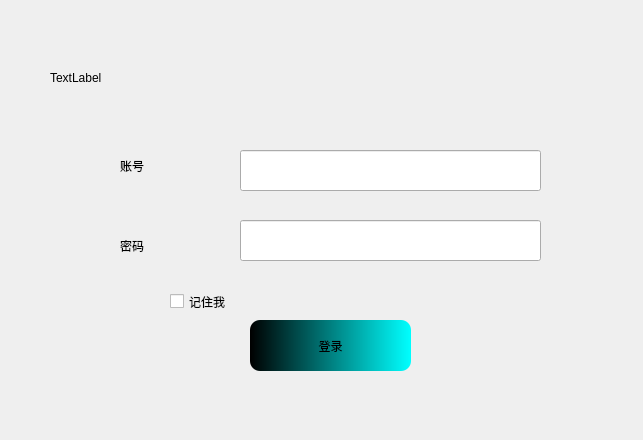
<?xml version="1.0" encoding="UTF-8"?>
<ui version="4.0">
 <class>MainWindow2</class>
 <widget class="QWidget" name="MainWindow2">
  <property name="geometry">
   <rect>
    <x>0</x>
    <y>0</y>
    <width>643</width>
    <height>440</height>
   </rect>
  </property>
  <property name="windowTitle">
   <string>MainWindow2</string>
  </property>
  <property name="styleSheet">
   <string notr="true"/>
  </property>
  <widget class="QFrame" name="frame">
   <property name="geometry">
    <rect>
     <x>10</x>
     <y>20</y>
     <width>621</width>
     <height>401</height>
    </rect>
   </property>
   <property name="frameShape">
    <enum>QFrame::NoFrame</enum>
   </property>
   <widget class="LineEdit" name="user_name">
    <property name="geometry">
     <rect>
      <x>230</x>
      <y>130</y>
      <width>301</width>
      <height>41</height>
     </rect>
    </property>
   </widget>
   <widget class="QLabel" name="username">
    <property name="geometry">
     <rect>
      <x>110</x>
      <y>130</y>
      <width>61</width>
      <height>31</height>
     </rect>
    </property>
    <property name="styleSheet">
     <string notr="true">font: 16pt &quot;Microsoft YaHei UI&quot;;</string>
    </property>
    <property name="text">
     <string>账号</string>
    </property>
   </widget>
   <widget class="QLabel" name="psd">
    <property name="geometry">
     <rect>
      <x>110</x>
      <y>210</y>
      <width>81</width>
      <height>31</height>
     </rect>
    </property>
    <property name="styleSheet">
     <string notr="true">font: 16pt &quot;Microsoft YaHei UI&quot;;</string>
    </property>
    <property name="text">
     <string>密码</string>
    </property>
   </widget>
   <widget class="PasswordLineEdit" name="password">
    <property name="geometry">
     <rect>
      <x>230</x>
      <y>200</y>
      <width>301</width>
      <height>41</height>
     </rect>
    </property>
   </widget>
   <widget class="QCheckBox" name="remember">
    <property name="geometry">
     <rect>
      <x>160</x>
      <y>270</y>
      <width>98</width>
      <height>23</height>
     </rect>
    </property>
    <property name="text">
     <string>记住我</string>
    </property>
   </widget>
   <widget class="HyperlinkLabel" name="forget_psd">
    <property name="geometry">
     <rect>
      <x>400</x>
      <y>270</y>
      <width>101</width>
      <height>19</height>
     </rect>
    </property>
    <property name="styleSheet">
     <string notr="true">color:rgb(0, 85, 255);
font: 12pt &quot;Microsoft YaHei UI&quot;;</string>
    </property>
    <property name="text">
     <string/>
    </property>
   </widget>
   <widget class="QPushButton" name="login_button">
    <property name="geometry">
     <rect>
      <x>240</x>
      <y>300</y>
      <width>161</width>
      <height>51</height>
     </rect>
    </property>
    <property name="styleSheet">
     <string notr="true">background_color:rgb(170, 255, 255);
background-color: qlineargradient(spread:pad, x1:0, y1:0, x2:1, y2:0, stop:0 rgba(0, 0, 0, 255), stop:1 rgba(0, 255, 255, 255));
font: 16pt &quot;Microsoft YaHei UI&quot;;
border-radius:10px;
border_style:outset;
</string>
    </property>
    <property name="text">
     <string>登录</string>
    </property>
   </widget>
   <widget class="QLabel" name="label_4">
    <property name="geometry">
     <rect>
      <x>210</x>
      <y>-30</y>
      <width>531</width>
      <height>271</height>
     </rect>
    </property>
    <property name="styleSheet">
     <string notr="true">width:100px;
height:60px;</string>
    </property>
    <property name="text">
     <string/>
    </property>
    <property name="pixmap">
     <pixmap>:/new/image/image/logo2(1).png</pixmap>
    </property>
    <property name="scaledContents">
     <bool>false</bool>
    </property>
   </widget>
   <widget class="AvatarWidget" name="logo">
    <property name="geometry">
     <rect>
      <x>40</x>
      <y>50</y>
      <width>54</width>
      <height>16</height>
     </rect>
    </property>
    <property name="text">
     <string>TextLabel</string>
    </property>
   </widget>
   <zorder>label_4</zorder>
   <zorder>user_name</zorder>
   <zorder>username</zorder>
   <zorder>psd</zorder>
   <zorder>password</zorder>
   <zorder>remember</zorder>
   <zorder>forget_psd</zorder>
   <zorder>login_button</zorder>
   <zorder>logo</zorder>
  </widget>
 </widget>
 <customwidgets>
  <customwidget>
   <class>LineEdit</class>
   <extends>QLineEdit</extends>
   <header>qfluentwidgets</header>
  </customwidget>
  <customwidget>
   <class>PasswordLineEdit</class>
   <extends>QLineEdit</extends>
   <header>qfluentwidgets</header>
  </customwidget>
  <customwidget>
   <class>AvatarWidget</class>
   <extends>QLabel</extends>
   <header>qfluentwidgets</header>
  </customwidget>
  <customwidget>
   <class>HyperlinkLabel</class>
   <extends>QLabel</extends>
   <header>qfluentwidgets</header>
  </customwidget>
 </customwidgets>
 <resources/>
 <connections/>
</ui>
